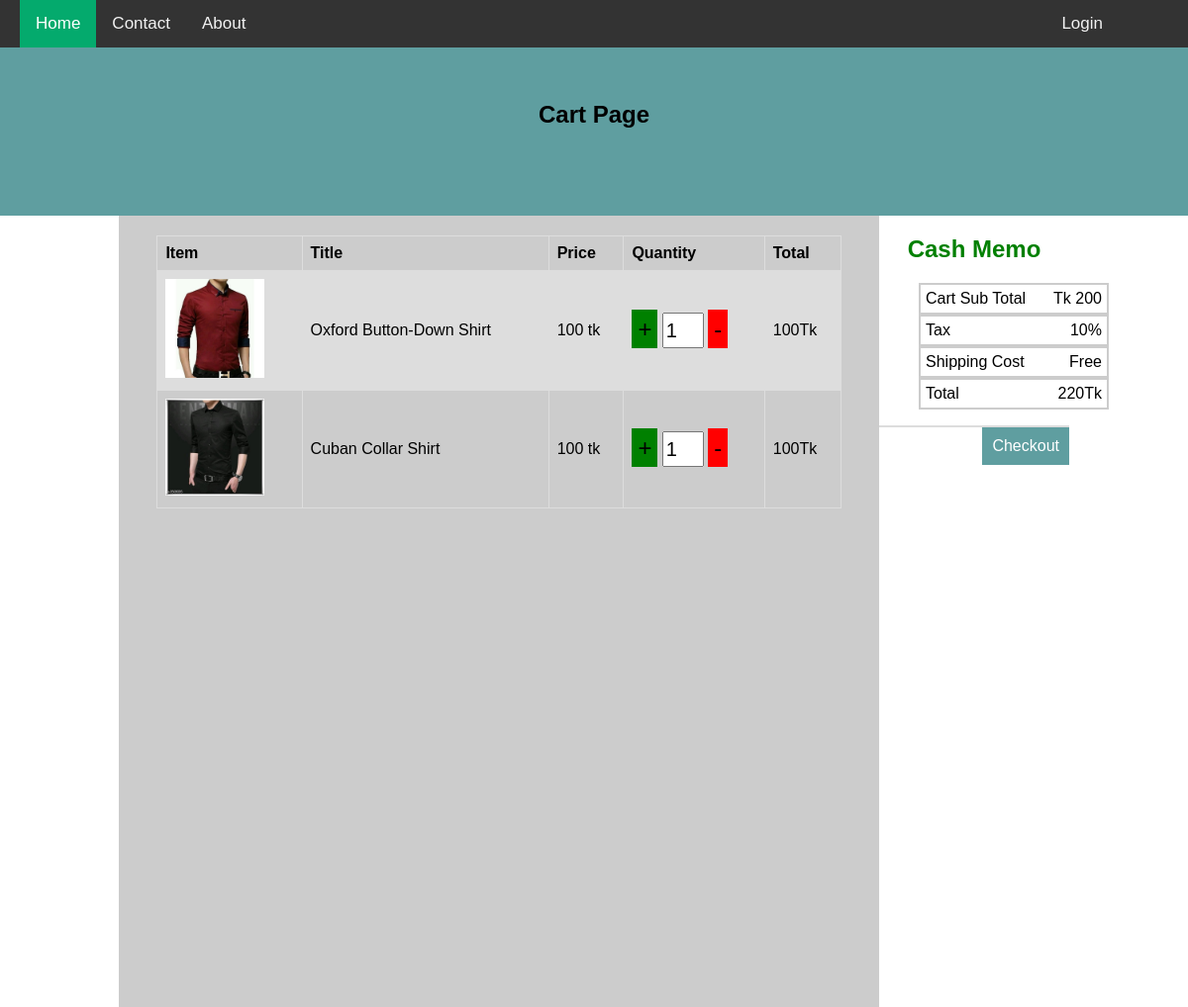
The app's page /cart.php with its own data.
### tables this page shows
CREATE TABLE `cart` (
  `cart_id` int(11) NOT NULL,
  `details_id` int(11) NOT NULL,
  `item_id` int(11) NOT NULL,
  `quantity` int(11) NOT NULL,
  `user_id` int(11) NOT NULL
);

CREATE TABLE `shppingmall_details` (
  `details_id` int(11) NOT NULL,
  `shpping_id` int(11) NOT NULL,
  `item_id` int(11) NOT NULL,
  `price` int(11) NOT NULL,
  `image` varchar(200) NOT NULL
);

CREATE TABLE `items` (
  `item_id` int(11) NOT NULL,
  `item_name` varchar(200) NOT NULL,
  `item_image` text NOT NULL
);

### cart.php (the view, shortened to what this page needs)
<?php
  include('layout/header.php');
?>
<section style="width:100%;">
  <div style="width:100%;margin: 0 auto;height: 170px;background: cadetblue;position: relative;">
    <div style="width: 100%;position:absolute;top: 20%;text-align: center;">
      <h2>Cart Page</h2>
    </div>
  </div>
</section>
<section style="width:100%;">
	<div style="width:80%;display:flex;margin: 0 auto;">
		<div style="width:80%;height: 100vh;background-color :#ccc;">
      <div style="margin-top:20px">
        <table >
          <tr>
            <th>Item</th>
            <th>Title</th>
            <th>Price</th>
            <th>Quantity</th>
            <th>Total</th>
          </tr>
           <?php
        $sql ="SELECT * FROM `cart`
JOIN shppingmall_details ON shppingmall_details.details_id = cart.details_id
JOIN items ON shppingmall_details.item_id = items.item_id
WHERE user_id='{$_SESSION['user_id']}'";
        $result = mysqli_query($connect, $sql);
        if ($result) {
          $sum = 0;
          while ($data = mysqli_fetch_array($result)) {
            $sum += $data['price'];
       ?>
          <tr>
            <td><img src="<?php echo $data['image']; ?>" width="100"></td>
            <td><?php echo $data['item_name']; ?></td>
            <td><?php echo $data['price']; ?> tk</td>
            <td>
              <div>
                <span><a style="text-decoration: none;background: green;padding: 6px;font-size: 24px;">+</a></span>
                <input type="text" name="" value="<?php echo $data['quantity']; ?>" readonly="" style="width: 34px;height: 30px;font-size: 20px;">
                <span><a style="text-decoration: none;background: red;padding: 6px;font-size: 24px;">-</a></span>
              </div></td>
            <td><?php echo $data['price'] * $data['quantity']; ?>Tk</td>
          </tr>
        <?php }} ?>
        </table>
      </div>
		</div>
		<div style="width:20%;height: 300px;">
				<div style="width:100%;margin:0 auto;border-bottom: 2px solid #ddd;">
          <h2 align="center" style="color: green">Cash Memo</h2>
          <ul style="list-style-type: none;width:100%;">
            <li style="padding:5px;border:2px solid #ccc">Cart Sub Total <span style="float:right">Tk <?php echo $sum; ?></span></li>
            <li style="padding:5px;border:2px solid #ccc">Tax <span style="float:right">10%</span></li>
            <li style="padding:5px;border:2px solid #ccc">Shipping Cost <span style="float:right">Free</span></li>
            <li style="padding:5px;border:2px solid #ccc">Total <span style="float:right"><?php echo $sum*0.1+$sum; ?>Tk</span></li>
          </ul>
        </div>
        <a href="checkout.php?price=<?php echo $sum*0.1+$sum; ?>" style="float: right; background: cadetblue;padding: 10px;text-decoration: none;color: white;">Checkout</a>
		</div>
	</div>
</section>
</body>
</html>

### style.css (style rules this page uses)
body { margin: 0; font-family: Arial, Helvetica, sans-serif; }

### cart.php (style rules this page uses)
body { margin: 0; font-family: Arial, Helvetica, sans-serif; }
table { font-family: arial, sans-serif; border-collapse: collapse; width: 90%; margin: 0 auto; }
td, th { border: 1px solid #dddddd; text-align: left; padding: 8px; }
tr:nth-child(even) { background-color: #dddddd; }

### records on screen
cart: details.image (picture), item.item_name "Oxford Button-Down Shirt", details.price "100", quantity "1", $data['price']*$data['quantity'] "100"
cart: details.image (picture), item.item_name "Cuban Collar Shirt", details.price "100", quantity "1", $data['price']*$data['quantity'] "100"

### other values on screen
$sum "200"
$sum*0.1+$sum "220"
